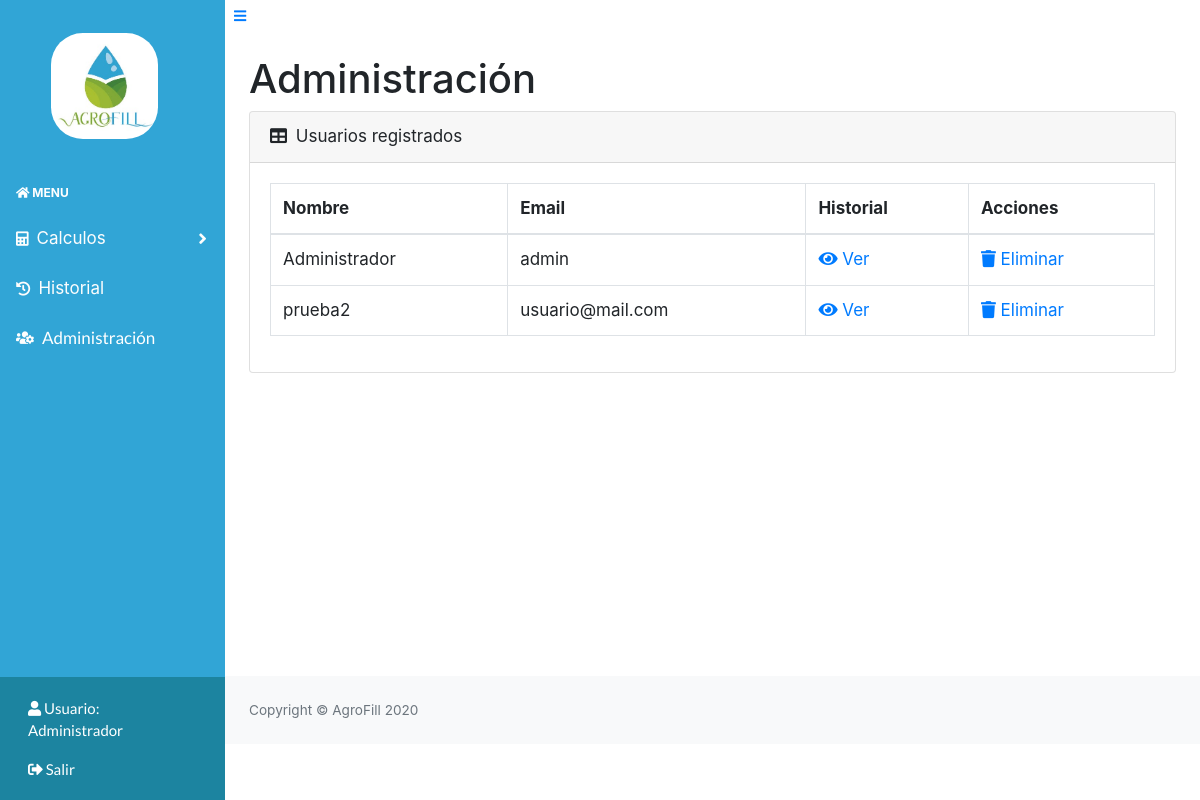
The page /admin (signed in) on the database its author committed.
### models.py (models this page shows)
class User(UserMixin, db.Model):
    id = db.Column(db.Integer, primary_key=True) # primary keys are required by SQLAlchemy
    email = db.Column(db.String(100), unique=True)
    password = db.Column(db.String(100))
    name = db.Column(db.String(1000))
    isAdmin = db.Column(db.Boolean, default=False)

### main.py (the view)
@main.route('/admin')
@login_required
def admin():
    users = User.query.order_by(User.id).all()
    return render_template('admin.html', isAdmin=current_user.isAdmin, usuarios=users)

### __init__.py (called while the page is built)
def create_app():
    app = Flask(__name__)
    app.config['SECRET_KEY'] = '\x08\x1b\x83\xc1\x1dq\xb0\x9b\xeb\xdf\x0bY\xa4N\xbb\xa9\xf4\x7fG\xdd\xc9\xab\x15\xe4'
    app.config['SQLALCHEMY_DATABASE_URI'] = 'sqlite:///db.sqlite'
    app.config['SQLALCHEMY_TRACK_MODIFICATIONS'] = False
    app.config['LOGIN_DISABLED'] = False
    app.config['TESTING'] = False
    db.init_app(app)
    login_manager = LoginManager()
    login_manager.login_view = 'auth.login'
    login_manager.init_app(app)
    from .models import User
    @login_manager.user_loader
    def load_user(user_id):
        return User.query.get(int(user_id))
    from .auth import auth as auth_blueprint
    app.register_blueprint(auth_blueprint)
    from .main import main as main_blueprint
    app.register_blueprint(main_blueprint)
    return app

### templates/admin.html (shortened to what this page needs)
{% extends "base.html" %}
{% block extraCss %}
<link rel="stylesheet" href="/static/assets/css/Ultimate-Sidebar-Menu.css">
<link href="https://cdn.datatables.net/1.10.20/css/dataTables.bootstrap4.min.css" rel="stylesheet"
 />
{% endblock %}
{% block content %}
<h1 class="mt-4">Administración</h1>
<div class="card mb-4">
    <div class="card-header">
        <i class="fas fa-table mr-1"></i>
        Usuarios registrados
    </div>
    <div class="card-body">
        <div class="table-responsive">
            <table class="table table-bordered" id="dataTable" width="100%" cellspacing="0">
                <thead>
                    <tr>
                        <th>Nombre</th>
                        <th>Email</th>
                        <th>Historial</th>
                        <th>Acciones</th>
                    </tr>
                </thead>
                <tbody>
                    {% if usuarios %}
                    {% for usuario in usuarios %}
                    <tr>
                        <td>{{usuario.name}}</td>
                        <td>{{usuario.email}}</td>
                        <td><a href="historial/{{usuario.id}}"><i class="fas fa-eye"></i> Ver</a></td>
                        <td><a href="#" onclick="deleteUser({{usuario.id}}, '{{usuario.name}}')"><i class="fas fa-trash"></i> Eliminar</a></td>
                    </tr>
                    {% endfor %}
                    {% endif %}
                </tbody>
            </table>
        </div>
    </div>
</div>
{% endblock %}

### templates/base.html (shortened to what this page needs)
<!DOCTYPE html>
<html>
<head>
    <link rel="stylesheet" href="/static/assets/bootstrap/css/bootstrap.min.css">
    <link rel="stylesheet" href="https://use.fontawesome.com/releases/v5.3.1/css/all.css"
>
    <link rel="stylesheet" href="/static/assets/css/styles.css">
    {% block extraCss %}{% endblock %}
</head>
<body class="sb-nav-fixed" style="font-size: 17px;">
    {% block navbar %}
    <div id="layoutSidenav">
        <div id="layoutSidenav_nav">
            <nav class="sb-sidenav accordion sb-sidenav-light" id="sidenavAccordion">
                <div class="sb-sidenav-menu">
                    <div class="nav">
                        <div class="sb-sidenav-menu-heading">
                            <a class="navbar-brand text-center text-white" href='{{url_for("main.index")}}'
                                style="font-family: Lato, sans-serif;color: #ffffff;text-align: center;">
                                <div class="d-flex justify-content-center">
                                    <img class="logo" src="{{url_for('static', filename='images/logo.jpeg')}}" alt="">
                                </div>
                            </a>
                        </div>
                        <div class="sb-sidenav-menu-heading"><a class="a-nostyle" href='{{url_for("main.index")}}'><i
                                    class="fas fa-home"></i> Menu</a></div>
                        <a class="nav-link collapsed" href="#" data-toggle="collapse" data-target="#collapseLayouts"
                            aria-expanded="false" aria-controls="collapseLayouts">
                            <div class="sb-nav-link-icon"><i class="fas fa-calculator"></i></div>
                            Calculos
                            <div class="sb-sidenav-collapse-arrow"><i class="fas fa-angle-down"></i></div>
                        </a>
                        {% if current_user.is_authenticated %}
                        <a class="nav-link" href="/historial/{{current_user.id}}">
                            <div class="sb-nav-link-icon"><i class="fas fa-history"></i></div>
                            Historial
                        </a>
                        {% endif %}
                        {% if current_user.isAdmin %}
                        <a class="nav-link" href="{{ url_for('main.admin') }}"
                            style="font-family: Lato, sans-serif;color: #ffffff;">
                            <div class="sb-nav-link-icon"><i class="fas fa-users-cog"></i></div>
                            Administración
                        </a>
                        {% endif %}
                    </div>
                </div>
                <div class="sb-sidenav-footer" style="font-size: 15px;">
                    <a style="font-family: Lato, sans-serif;color: #ffffff;" href="{{ url_for('main.profile') }}"
                        class="nav-link">
                        <i class="fas fa-user"></i>
                        Usuario: <br>
                        {% if current_user.is_authenticated %}
                        {{current_user.name}}
                        {% else %}
                        No registrado
                        {% endif %}
                    </a>
                    {% if current_user.is_authenticated %}
                    <a style="font-family: Lato, sans-serif;color: #ffffff;" href="{{ url_for('auth.logout') }}"
                        class="nav-link">
                        {% else %}
                        <a style="font-family: Lato, sans-serif;color: #ffffff;" href="{{ url_for('auth.login') }}"
                        class="nav-link">
                        {% endif %}
                        {% if current_user.is_authenticated %}
                        <i class="fas fa-sign-out-alt"></i>
                        Salir
                        {% else %}
                        <i class="fas fa-sign-in-alt"></i>
                        Ingresar
                        {% endif %}
                    </a>
                </div>
            </nav>
        </div>
        {% endblock %}
        <div id="layoutSidenav_content">
            <main>
                {% block typeContainer %}
                <button class="btn btn-link btn-sm order-1 order-lg-0" id="sidebarToggle"><i class="fas fa-bars"></i></button>
                <div class="container-fluid">
                    {% endblock %}
                    {% block content %}
                    {% endblock %}
                </div>
            </main>
            {% block footer %}
            <footer class="py-4 bg-light mt-auto">
                <div class="container-fluid" id="container">
                    <div class="d-flex align-items-center justify-content-between small">
                        <div class="text-muted">Copyright &copy; AgroFill 2020</div>
                    </div>
                </div>
            </footer>
            {% endblock %}
        </div>
    </div>
</body>
</html>

### static/assets/css/styles.css (style rules this page uses)
.logo { border-radius: 30%; width: 60%; }
.a-nostyle, .a-nostyle:hover { color: rgb(255, 255, 255); text-decoration: none; }

### rows shown on the page
User: name "Administrador", email "admin"
User: name "prueba2", email "usuario@mail.com"
